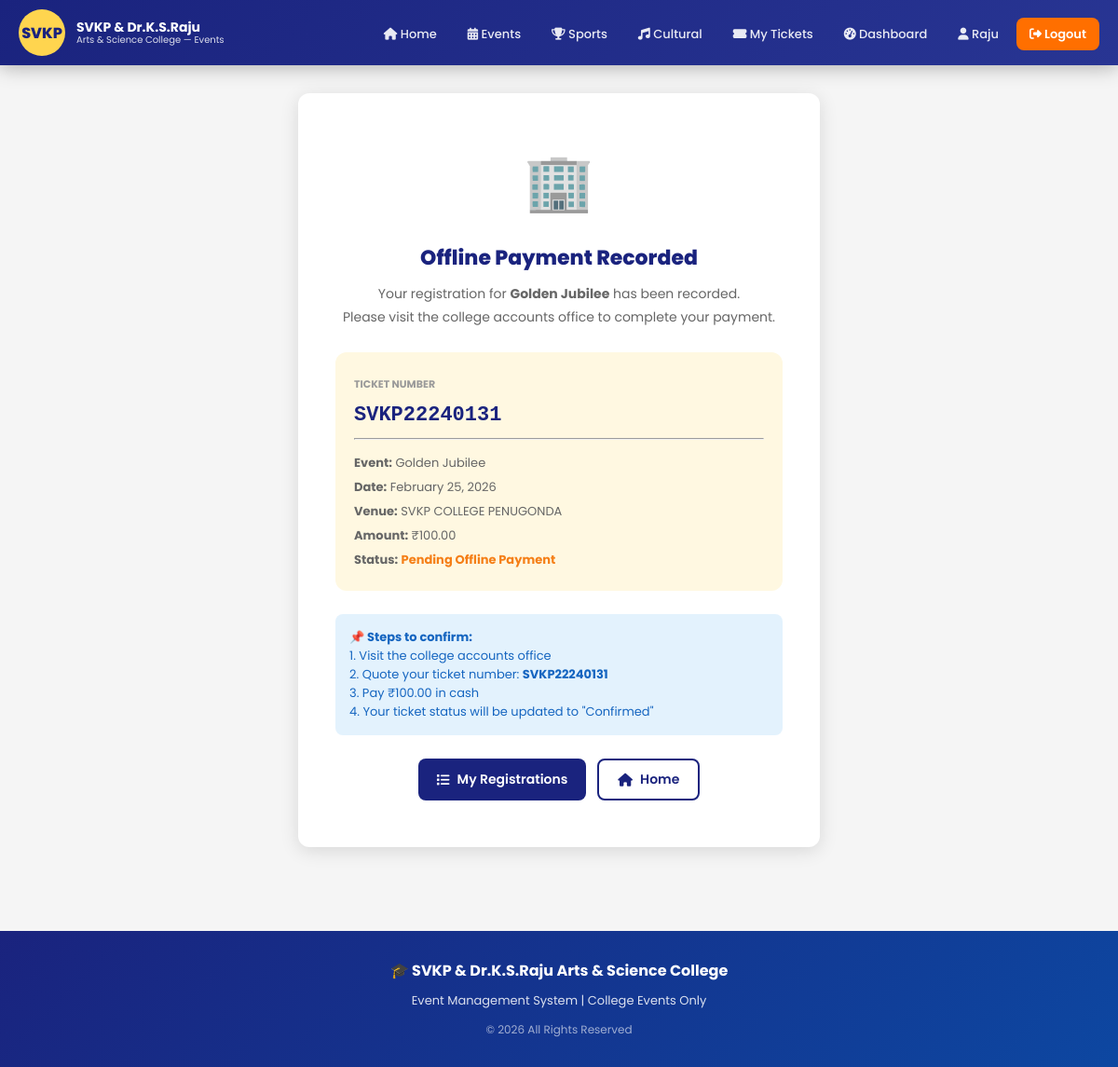
Screenshot of /payments/pending/1/ (signed in) with the database file from the repository.
### accounts/models.py (models this page shows, shortened)
class CustomUser(AbstractUser):
    USER_TYPES = (
        ('student', 'Student'),
        ('staff', 'Staff'),
        ('other', 'Other'),
    )
    user_type = models.CharField(max_length=10, choices=USER_TYPES, default='other')
    phone = models.CharField(max_length=15, unique=True)
    roll_number = models.CharField(max_length=20, blank=True, null=True)  # for students
    department = models.CharField(max_length=100, blank=True, null=True)
    employee_id = models.CharField(max_length=20, blank=True, null=True)  # for staff
    is_email_verified = models.BooleanField(default=False)
    is_phone_verified = models.BooleanField(default=False)
    profile_pic = models.ImageField(upload_to='profiles/', blank=True, null=True)
    address = models.TextField(blank=True, null=True)
    created_at = models.DateTimeField(auto_now_add=True)
    class Meta:
        db_table = 'custom_users'

### events/models.py (models this page shows, shortened)
class Event(models.Model):
    EVENT_TYPES = (
        ('sports', 'Sports'),
        ('cultural', 'Cultural Activities'),
        ('academic', 'Academic'),
        ('technical', 'Technical'),
        ('other', 'Other Events'),
    )
    STATUS_CHOICES = (
        ('upcoming', 'Upcoming'),
        ('ongoing', 'Ongoing'),
        ('completed', 'Completed'),
        ('cancelled', 'Cancelled'),
    )
    title = models.CharField(max_length=200)
    event_type = models.CharField(max_length=20, choices=EVENT_TYPES)
    description = models.TextField()
    venue = models.CharField(max_length=200)
    start_date = models.DateTimeField()
    end_date = models.DateTimeField()
    registration_deadline = models.DateTimeField()
    total_seats = models.PositiveIntegerField()
    available_seats = models.PositiveIntegerField()
    fee = models.DecimalField(max_digits=10, decimal_places=2, default=0.00)
    image = models.ImageField(upload_to='event_images/', blank=True, null=True)
    status = models.CharField(max_length=15, choices=STATUS_CHOICES, default='upcoming')
    is_college_only = models.BooleanField(default=True, help_text='College events only')
    created_by = models.ForeignKey(
        settings.AUTH_USER_MODEL, on_delete=models.SET_NULL,
        null=True, related_name='created_events'
    )
    updated_by = models.ForeignKey(
        settings.AUTH_USER_MODEL, on_delete=models.SET_NULL,
        null=True, blank=True, related_name='updated_events'
    )
    created_at = models.DateTimeField(auto_now_add=True)
    updated_at = models.DateTimeField(auto_now=True)
    class Meta:
        db_table = 'events'
        ordering = ['-start_date']

class EventRegistration(models.Model):
    STATUS_CHOICES = (
        ('pending', 'Pending Payment'),
        ('confirmed', 'Confirmed'),
        ('cancelled', 'Cancelled'),
    )
    event = models.ForeignKey(Event, on_delete=models.CASCADE, related_name='registrations')
    user = models.ForeignKey(settings.AUTH_USER_MODEL, on_delete=models.CASCADE, related_name='registrations')
    ticket_number = models.CharField(max_length=20, unique=True)
    status = models.CharField(max_length=15, choices=STATUS_CHOICES, default='pending')
    registered_at = models.DateTimeField(auto_now_add=True)
    participant_name = models.CharField(max_length=200)
    participant_email = models.EmailField()
    participant_phone = models.CharField(max_length=15)
    class Meta:
        db_table = 'event_registrations'
        unique_together = ['event', 'user']

### payments/views.py (the view)
# urls.py: path('pending/<int:registration_id>/', views.PendingTicketView.as_view(), name='pending_ticket'),
@method_decorator(login_required, name='dispatch')
class PendingTicketView(View):
    def get(self, request, registration_id):
        registration = get_object_or_404(
            EventRegistration, id=registration_id, user=request.user
        )
        return render(request, 'payments/pending_ticket.html', {
            'registration': registration,
            'event': registration.event,
        })

### templates/payments/pending_ticket.html (shortened to what this page needs)
{% extends 'base/base.html' %}
{% block content %}
<div class="main-content" style="max-width:600px;">
    <div class="card" style="text-align:center; padding:50px 40px;">
        <div style="font-size:60px; margin-bottom:20px;">🏢</div>
        <h2 style="font-size:22px; font-weight:800; color:var(--primary); margin-bottom:10px;">Offline Payment Recorded</h2>
        <p style="color:#666; font-size:14px; line-height:1.8; margin-bottom:25px;">
            Your registration for <strong>{{ event.title }}</strong> has been recorded.<br>
            Please visit the college accounts office to complete your payment.
        </p>
        <div style="background:#fff8e1; padding:20px; border-radius:12px; margin-bottom:25px; text-align:left;">
            <div style="margin-bottom:10px;"><span style="font-size:11px; color:#999; text-transform:uppercase; font-weight:700;">Ticket Number</span></div>
            <div style="font-size:22px; font-weight:800; color:var(--primary); font-family:monospace;">{{ registration.ticket_number }}</div>
            <hr style="margin:12px 0; border-color:#f0f0f0;">
            <div style="font-size:13px; color:#666; line-height:2;">
                <strong>Event:</strong> {{ event.title }}<br>
                <strong>Date:</strong> {{ event.start_date|date:"F d, Y" }}<br>
                <strong>Venue:</strong> {{ event.venue }}<br>
                <strong>Amount:</strong> ₹{{ event.fee }}<br>
                <strong>Status:</strong> <span style="color:#f57f17; font-weight:700;">Pending Offline Payment</span>
            </div>
        </div>
        <div style="background:#e3f2fd; padding:15px; border-radius:8px; font-size:13px; color:#1565c0; text-align:left; margin-bottom:25px;">
            <strong>📌 Steps to confirm:</strong><br>
            1. Visit the college accounts office<br>
            2. Quote your ticket number: <strong>{{ registration.ticket_number }}</strong><br>
            3. Pay ₹{{ event.fee }} in cash<br>
            4. Your ticket status will be updated to "Confirmed"
        </div>
        <div style="display:flex; gap:12px; justify-content:center; flex-wrap:wrap;">
            <a href="{% url 'events:my_registrations' %}" class="btn btn-primary"><i class="fas fa-list"></i> My Registrations</a>
            <a href="{% url 'events:home' %}" class="btn btn-outline"><i class="fas fa-home"></i> Home</a>
        </div>
    </div>
</div>
{% endblock %}

### templates/base/base.html (shortened to what this page needs)
<!DOCTYPE html>
<html lang="en">
<head>
    {% load static %}
    <link href="https://cdnjs.cloudflare.com/ajax/libs/font-awesome/6.4.0/css/all.min.css" rel="stylesheet">
</head>
<body>
    <nav class="navbar">
        <div class="navbar-inner">
            <a href="{% url 'events:home' %}" class="navbar-brand">
                <div class="college-logo">SVKP</div>
                <div class="college-name">
                    <div class="main">SVKP & Dr.K.S.Raju</div>
                    <div class="sub">Arts & Science College — Events</div>
                </div>
            </a>
            <ul class="nav-links">
                <li><a href="{% url 'events:home' %}"><i class="fas fa-home"></i> Home</a></li>
                <li><a href="{% url 'events:event_list' %}"><i class="fas fa-calendar-alt"></i> Events</a></li>
                <li><a href="{% url 'events:event_list' %}?type=sports"><i class="fas fa-trophy"></i> Sports</a></li>
                <li><a href="{% url 'events:event_list' %}?type=cultural"><i class="fas fa-music"></i> Cultural</a></li>
                {% if user.is_authenticated %}
                    <li><a href="{% url 'events:my_registrations' %}"><i class="fas fa-ticket-alt"></i> My Tickets</a></li>
                    {% if user.user_type == 'staff' or user.is_superuser %}
                        <li><a href="{% url 'events:staff_dashboard' %}"><i class="fas fa-tachometer-alt"></i> Dashboard</a></li>
                    {% endif %}
                    <li><a href="{% url 'accounts:profile' %}"><i class="fas fa-user"></i> {{ user.first_name }}</a></li>
                    <li><a href="{% url 'accounts:logout' %}" class="btn-accent"><i class="fas fa-sign-out-alt"></i> Logout</a></li>
                {% else %}
                    <li><a href="{% url 'accounts:login' %}"><i class="fas fa-sign-in-alt"></i> Login</a></li>
                    <li><a href="{% url 'accounts:register_choice' %}" class="btn-accent"><i class="fas fa-user-plus"></i> Register</a></li>
                {% endif %}
            </ul>
        </div>
    </nav>
    {% block content %}{% endblock %}
    <footer>
        <div class="footer-title">🎓 SVKP & Dr.K.S.Raju Arts & Science College</div>
        <p>Event Management System | College Events Only</p>
        <p style="margin-top:8px; font-size:12px; opacity:0.7;">© 2026 All Rights Reserved</p>
    </footer>
</body>
</html>

### templates/base/base.html (style rules this page uses)
:root { --primary: #1a237e; --primary-light: #283593; --secondary: #ff6f00; --accent: #ffd54f; --white: #ffffff; --light-bg: #f5f5f5; --text-dark: #212121; --text-muted: #757575; --success: #2e7d32; --danger: #c62828; --warning: #f9a825; --border-radius: 12px; --shadow: 0 4px 20px rgba(0,0,0,0.12); --shadow-lg: 0 8px 40px rgba(0,0,0,0.15); }
* { margin: 0; padding: 0; box-sizing: border-box; }
body { font-family: 'Poppins', sans-serif; background: var(--light-bg); color: var(--text-dark); }
.navbar { background: linear-gradient(135deg, var(--primary) 0%, var(--primary-light) 100%); padding: 0 20px; position: sticky; top: 0; z-index: 1000; box-shadow: 0 2px 20px rgba(0,0,0,0.3); }
.navbar-inner { max-width: 1200px; margin: 0 auto; display: flex; align-items: center; justify-content: space-between; height: 70px; }
.navbar-brand { display: flex; align-items: center; gap: 12px; text-decoration: none; }
.college-logo { width: 50px; height: 50px; background: var(--accent); border-radius: 50%; display: flex; align-items: center; justify-content: center; font-weight: 800; color: var(--primary); font-size: 16px; }
.college-name { color: white; line-height: 1.2; }
.college-name .main { font-size: 14px; font-weight: 700; }
.college-name .sub { font-size: 10px; opacity: 0.85; }
.nav-links { display: flex; align-items: center; gap: 5px; list-style: none; }
.nav-links a { color: rgba(255,255,255,0.9); text-decoration: none; padding: 8px 14px; border-radius: 8px; font-size: 13px; font-weight: 500; transition: all 0.2s; }
.nav-links .btn-accent { background: var(--secondary); color: white !important; font-weight: 600; }
.main-content { max-width: 1200px; margin: 0 auto; padding: 30px 20px; }
.card { background: white; border-radius: var(--border-radius); box-shadow: var(--shadow); overflow: hidden; }
.btn { display: inline-flex; align-items: center; gap: 8px; padding: 10px 20px; border-radius: 8px; font-size: 14px; font-weight: 600; cursor: pointer; border: none; text-decoration: none; transition: all 0.2s; }
.btn-primary { background: var(--primary); color: white; }
.btn-outline { background: transparent; border: 2px solid var(--primary); color: var(--primary); }
footer { background: linear-gradient(135deg, var(--primary) 0%, #0d47a1 100%); color: rgba(255,255,255,0.85); text-align: center; padding: 30px 20px; margin-top: 60px; }
footer .footer-title { color: white; font-size: 16px; font-weight: 700; margin-bottom: 8px; }
footer p { font-size: 13px; line-height: 1.8; }

### rows the page displays
CustomUser: first_name "Raju"
Event: title "Golden Jubilee", start_date "February 25, 2026", venue "SVKP COLLEGE PENUGONDA", fee "100.00"
EventRegistration: ticket_number "SVKP22240131"
